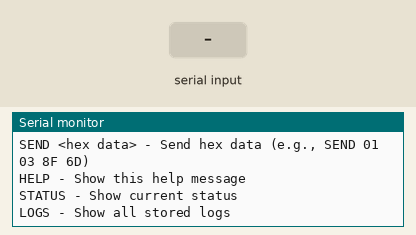
Simulated run of this sketch. Board: ESP32. Shown: the last lines printed to the serial monitor. The test bench sets the inputs (shaded band).

Above: at 1.2 s.
1.3 s: "START\n" received over Serial
At 2.5 s:
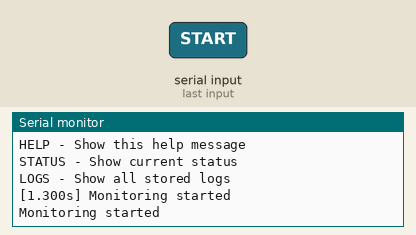
2.8 s: "START\n" received over the second serial link
At 4.0 s:
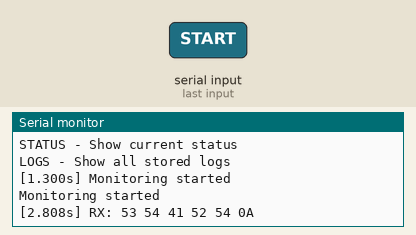
4.3 s: "STOP\n" received over Serial
At 5.0 s:
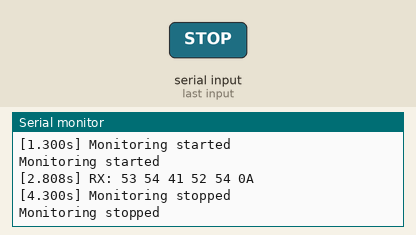
5.8 s: "CLEAR\n" received over Serial
At 6.1 s:
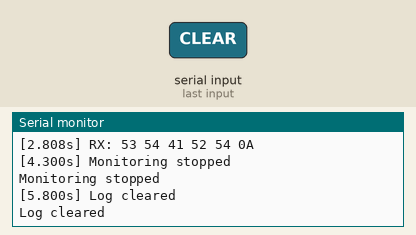
7.3 s: "MARK\n" received over Serial
At 8.5 s:
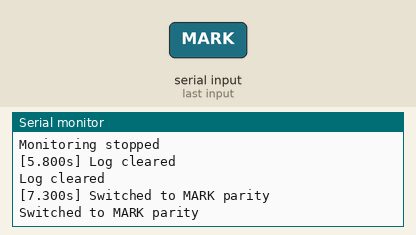
8.8 s: "SPACE\n" received over Serial
At 9.6 s:
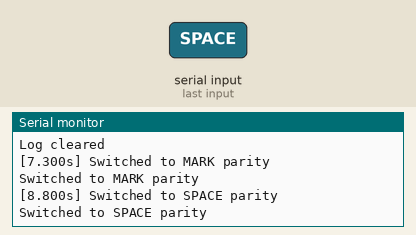

The sketch:

u913_protocol_analyzer.ino
```cpp
/*
 * Fuel Dispenser Protocol Analyzer for ESP32
 *
 * This utility helps analyze and debug the communication protocol
 * between the ESP32 and the fuel dispenser.
 *
 * It captures and displays all serial communication in both directions,
 * showing the raw bytes and their interpretation.
 *
 * Commands (via Serial Monitor):
 * - START: Start monitoring
 * - STOP: Stop monitoring
 * - CLEAR: Clear logs
 * - MARK: Switch to MARK parity
 * - SPACE: Switch to SPACE parity
 * - SEND <hex data>: Send hex data (e.g., SEND 01 03 8F 6D)
 */
/*
Channel	Binary	S1	  S0
0	        00	    0	  0
1	        01	    0	  1
2	        10	    1	  0
3	        11	    1	  1

uint8_t channel = 3;  // Binary: 00000011
channel >> 1:  00000001   (decimal 1)
00000001
& 00000001
-----------
  00000001  → 1
*/


// New Mark Parity (M) - Parity bit always 1
#define SERIAL_5M1 0x8000015
#define SERIAL_6M1 0x8000019
#define SERIAL_7M1 0x800001d
#define SERIAL_8M1 0x8000021
#define SERIAL_5M2 0x8000035
#define SERIAL_6M2 0x8000039
#define SERIAL_7M2 0x800003d
#define SERIAL_8M2 0x8000041

// New Space Parity (S) - Parity bit always 0
#define SERIAL_5S1 0x8000014
#define SERIAL_6S1 0x8000018
#define SERIAL_7S1 0x800001c
#define SERIAL_8S1 0x8000020
#define SERIAL_5S2 0x8000034
#define SERIAL_6S2 0x8000038
#define SERIAL_7S2 0x800003c
#define SERIAL_8S2 0x8000040

#include <HardwareSerial.h>
// Simple circular buffer implementation
#define LOG_BUFFER_SIZE 100
#define MUX_S0 25
#define MUX_S1 26
#define MUX_EN 27
#define DISPENSER_RX_PIN 16  // UART RX pin via MUX
#define DISPENSER_TX_PIN 17  // Direct TX to device opto-LED

// Serial communication settings
#define DISPENSER_SERIAL Serial2
#define BAUD_RATE 2400

// Buffer for storing communication logs
String communicationLog[LOG_BUFFER_SIZE];
int logHead = 0;
int logCount = 0;

// Monitoring state
bool monitoringActive = false;
bool markParity = true;  // Start with mark parity

void selectMuxChannel(uint8_t channel) {
  digitalWrite(MUX_S0, channel & 0x01);
  digitalWrite(MUX_S1, (channel >> 1) & 0x01);
  digitalWrite(MUX_EN, LOW);
  vTaskDelay(pdMS_TO_TICKS(2));  // Let MUX stabilize
}

void setup() {
  // Initialize serial for debugging and commands
  Serial.begin(115200);
  Serial.println("\n\nFuel Dispenser Protocol Analyzer");
  Serial.println("================================");

  pinMode(MUX_S0, OUTPUT);
  pinMode(MUX_S1, OUTPUT);
  pinMode(MUX_EN, OUTPUT);

  // Initialize dispenser serial with mark parity (odd parity)
  DISPENSER_SERIAL.begin(BAUD_RATE, SERIAL_8M1, DISPENSER_RX_PIN, DISPENSER_TX_PIN);
  // Add initial log entry
  logMessage("Protocol Analyzer started. Waiting for communication...");
  // Print help
  printHelp();
}

void loop() {
  // Check for serial commands
  checkSerialCommands(3);
  // Monitor serial communication if active
  if (monitoringActive) {
    monitorSerialCommunication();
  }
}

void printHelp() {
  Serial.println("\nAvailable Commands:");
  Serial.println("------------------");
  Serial.println("START - Start monitoring");
  Serial.println("STOP - Stop monitoring");
  Serial.println("CLEAR - Clear logs");
  Serial.println("MARK - Switch to MARK parity");
  Serial.println("SPACE - Switch to SPACE parity");
  Serial.println("SEND <hex data> - Send hex data (e.g., SEND 01 03 8F 6D)");
  Serial.println("HELP - Show this help message");
  Serial.println("STATUS - Show current status");
  Serial.println("LOGS - Show all stored logs");
  Serial.println();
}

void checkSerialCommands(uint8_t channel) {
  // selectMuxChannel(channel);
  if (Serial.available()) {
    String command = Serial.readStringUntil('\n');
    command.trim();
    command.toUpperCase();

    if (command == "START") {
      monitoringActive = true;
      logMessage("Monitoring started");
      Serial.println("Monitoring started");
    } else if (command == "STOP") {
      monitoringActive = false;
      logMessage("Monitoring stopped");
      Serial.println("Monitoring stopped");
    } else if (command == "CLEAR") {
      logHead = 0;
      logCount = 0;
      logMessage("Log cleared");
      Serial.println("Log cleared");
    } else if (command == "MARK") {
      markParity = true;
      DISPENSER_SERIAL.end();
      DISPENSER_SERIAL.begin(BAUD_RATE, SERIAL_8M1, DISPENSER_RX_PIN, DISPENSER_TX_PIN);
      logMessage("Switched to MARK parity");
      Serial.println("Switched to MARK parity");
      uint8_t address[] = { 0x01 };
      DISPENSER_SERIAL.write(address, 1);
    } else if (command == "SPACE") {
      markParity = false;
      DISPENSER_SERIAL.end();
      DISPENSER_SERIAL.begin(BAUD_RATE, SERIAL_8S1, DISPENSER_RX_PIN, DISPENSER_TX_PIN);
      uint8_t cmd[] = { 0x03, 0x08, 0xF4 };
      DISPENSER_SERIAL.write(cmd, 3);
      logMessage("Switched to SPACE parity");
      Serial.println("Switched to SPACE parity");
    } else if (command.startsWith("SEND ")) {
      String hexData = command.substring(5);
      sendHexData(hexData);
      Serial.println("Data sent: " + hexData);
    } else if (command == "HELP") {
      printHelp();
    } else if (command == "STATUS") {
      printStatus();
    } else if (command == "LOGS") {
      printAllLogs();
    } else {
      Serial.println("Unknown command. Type HELP for available commands.");
    }
  }
}

void printStatus() {
  Serial.println("\nCurrent Status:");
  Serial.println("--------------");
  Serial.println("Monitoring: " + String(monitoringActive ? "Active" : "Inactive"));
  Serial.println("Parity: " + String(markParity ? "MARK" : "SPACE"));
  Serial.println("Log entries: " + String(logCount));
  Serial.println();
}

void monitorSerialCommunication() {
  // Check for incoming data
  if (DISPENSER_SERIAL.available() > 0) {
    String receivedData = "RX: ";
    unsigned long startTime = millis();

    // Read all available bytes
    while (DISPENSER_SERIAL.available() > 0 && (millis() - startTime < 500)) {
      byte b = DISPENSER_SERIAL.read();
      receivedData += byteToHexString(b) + " ";
      delay(1);
    }

    logMessage(receivedData);
  }
}

void sendHexData(String hexData) {
  // Parse hex string and send bytes
  hexData.replace(" ", "");  // Remove spaces

  if (hexData.length() % 2 != 0) {
    logMessage("Error: Invalid hex string length");
    Serial.println("Error: Invalid hex string length");
    return;
  }

  String txLog = "TX: ";

  for (unsigned int i = 0; i < hexData.length(); i += 2) {
    String byteStr = hexData.substring(i, i + 2);
    byte b = strtol(byteStr.c_str(), NULL, 16);
    DISPENSER_SERIAL.write(b);
    txLog += byteToHexString(b) + " ";
  }

  logMessage(txLog);
}

String byteToHexString(byte b) {
  String hex = String(b, HEX);
  if (hex.length() == 1) {
    hex = "0" + hex;
  }
  hex.toUpperCase();  // This modifies the string in place
  return hex;
}

void logMessage(String message) {
  // Add timestamp
  String timestamp = String(millis() / 1000.0, 3);
  String logEntry = "[" + timestamp + "s] " + message;

  // Add to circular buffer
  communicationLog[logHead] = logEntry;
  logHead = (logHead + 1) % LOG_BUFFER_SIZE;
  if (logCount < LOG_BUFFER_SIZE) {
    logCount++;
  }

  // Also print to serial console
  Serial.println(logEntry);
}

// Function to print all logs
void printAllLogs() {
  Serial.println("\nLog History:");
  Serial.println("-----------");

  if (logCount == 0) {
    Serial.println("No logs available.");
    return;
  }

  int startIdx = (logCount < LOG_BUFFER_SIZE) ? 0 : (logHead);

  for (int i = 0; i < logCount; i++) {
    int idx = (startIdx + i) % LOG_BUFFER_SIZE;
    Serial.println(communicationLog[idx]);
  }

  Serial.println("-----------");
}
```

Measured:
- after the input at 1.3 s, the serial monitor: prints a new line at once (image 1)
- after the input at 2.8 s, the serial monitor: prints a new line at once (image 2)
- after the input at 4.3 s, the serial monitor: prints a new line at once (image 3)
- after the input at 5.8 s, the serial monitor: prints a new line at once (image 4)
- after the input at 7.3 s, the serial monitor: prints a new line at once (image 5)
- after the input at 8.8 s, the serial monitor: prints a new line at once (image 6)
